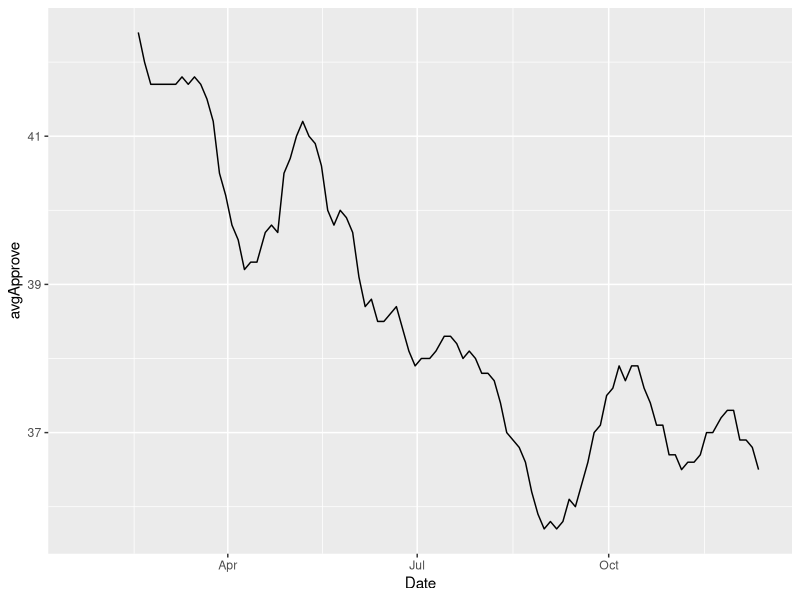

The R script that drew this image:
###############################################################################
# 
# author: Alexander C. Hungerford
# 
# course: Datacamp: Analyzing Election and Polling Data in R
# 
# date started: 03 October 2018
# 
# 
# 
# 
# Summary:
# 
# importing, filtering, grouping data
# moving averages
# date manipulation with lubridate
# 
# functions: rollmean(), pull(), ymd(), mdy(), dym()
# 
# 
# 
# 
# 
###############################################################################

# Importing the necessary libraries
library(dplyr)     # for working with data
library(lubridate) # for working with dates
library(zoo)       # for working with dates
library(ggplot2)   # for visualizations


# Importing data from CSV file, viewing first few rows
gallup <- read.csv("gallup approval polls.csv", header = TRUE)
head(gallup)


# Select the President, Date, and Approve columns 
# and filter to observations where President is equal to "Trump"
Trump_Approval <- select(gallup, President, Date, Approve) %>%
  filter(President == "Trump")

# show Trump_Approval
head(Trump_Approval)

# get a vector of Trump's approval ratings
Trump_Approval_vector <-pull(Trump_Approval, Approve)


# Group data by president, get average approval ratings for each president
mean.approval.by.president <- gallup %>% 
  group_by(President) %>%
  summarize(meanApproval = mean(Approve))

# show data
mean.approval.by.president


# get a 10-poll moving average of Trump's approval ratings
Trump_Approval %>%
  mutate(Month = months(mdy(Date))) %>%
  group_by(Month) %>%
  summarize(Approve = mean(Approve))

# Save Donald Trump's approval polling chronologically for time series analysis
Trump_Approval_timeSeries <- select(gallup, President, Date, Approve) %>%
  filter(President == "Trump") %>%
  mutate(Date = mdy(Date)) %>%
  arrange(Date)

# view it
head(Trump_Approval_timeSeries)

# use rollmean() to get a moving average of the last 10 polls
movAvg_Trump <- Trump_Approval_timeSeries %>%
  mutate(avgApprove = rollmean(Approve, 10, na.pad = TRUE, align = "right"))

# plot the moving average
ggplot(movAvg_Trump, aes(x = Date, y = avgApprove)) +
  geom_line()








############################# NOTES ###########################################

# ------------------------------------------------------- Formatting dates in R
# library(lubridate)

# Universal format: "2018-01-01"
# Excel format:       "01/01/18"

# ymd()
# date <- ymd("2018-01-01")
#   month(date) # Equal to 1
#   month(date,label = T) # Equal to "Jan"



# ------------------------------------------------------------- Moving Averages
# library(zoo)

# arrange the data chronologically
# then average the most recent x-number of polls, then do next row

# rollmean(column, x-observations,
#          whether or not to fill the columns with NA,
#          whether or not to avg up or down the dataframe vector i.e. leading or lagging observations)
Trump_Approval %>%
  mutate(avgApprove = rollmean(Approve, 10, na.pad = TRUE, align = "right"))

x <- c(1, 1, 1, 1, 1, 2, 2, 2, 2, 2)

# moving average - align right
rollmean(x, 5, na.pad = TRUE, align = "right")
# moves across vector to the right (down the vector)


# moving average - align left
rollmean(x, 5, na.pad = TRUE, align = "left")
# moves across vector to the left (up the vector)



